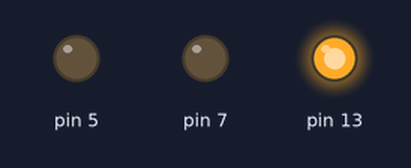
This sketch was run on a simulated Arduino Uno, built with avr-gcc and run on an emulated ATmega328P. Parts: output pins drawn as LEDs (lit = HIGH).

Above: at 1.0 s.
At 4.0 s:
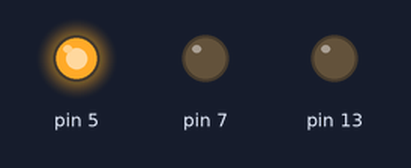
At 6.5 s:
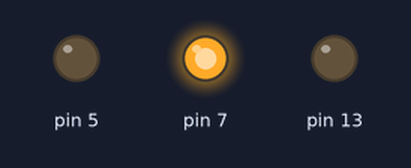
At 7.5 s:
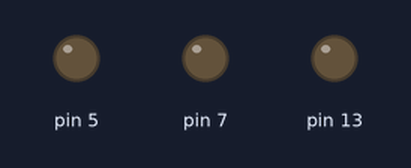
Timing chart, 0 to 10.4 s (numbered marks = the images above):
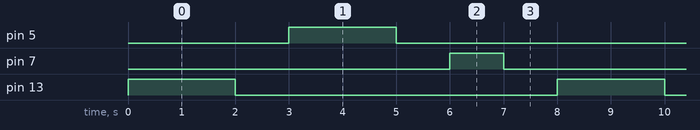

Measured:
- by itself, pin 5, pin 13: alternates HIGH for 2.0 s and LOW for 6.0 s
- by itself, pin 7: alternates HIGH for 1.0 s and LOW for 7.0 s
- by itself, everything shown: repeats every 8.0 s, in 6 steps

The sketch:

traffic_light.ino
```cpp
// C++ code
//
void setup()
{
  pinMode(13, OUTPUT);
  pinMode(5, OUTPUT);
  pinMode(7, OUTPUT);
}

void loop()
{
  digitalWrite(13, HIGH);
  delay(2000); // Wait for 2000 millisecond(s)
  digitalWrite(13, LOW);
  delay(1000); // Wait for 1000 millisecond(s)
  digitalWrite(5, HIGH);
  delay(2000); // Wait for 2000 millisecond(s)
  digitalWrite(5, LOW);
  delay(1000); // Wait for 1000 millisecond(s)
  digitalWrite(7, HIGH);
  delay(1000); // Wait for 1000 millisecond(s)
  digitalWrite(7, LOW);
  delay(1000); // Wait for 1000 millisecond(s)
}
```
